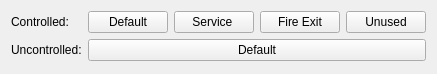
              <widget class="QWidget" name="page">
               <property name="geometry">
                <rect>
                 <x>0</x>
                 <y>0</y>
                 <width>408</width>
                 <height>74</height>
                </rect>
               </property>
               <attribute name="label">
                <string>Ground Floor</string>
               </attribute>
               <layout class="QFormLayout" name="formLayout">
                <property name="fieldGrowthPolicy">
                 <enum>QFormLayout::AllNonFixedFieldsGrow</enum>
                </property>
                <item row="0" column="0">
                 <widget class="QLabel" name="label_11">
                  <property name="text">
                   <string>Controlled:</string>
                  </property>
                 </widget>
                </item>
                <item row="0" column="1">
                 <layout class="QHBoxLayout" name="horizontalLayout_3">
                  <item>
                   <widget class="QPushButton" name="pushButton_E2">
                    <property name="text">
                     <string>Default</string>
                    </property>
                   </widget>
                  </item>
                  <item>
                   <widget class="QPushButton" name="pushButton_E3_2">
                    <property name="text">
                     <string>Service </string>
                    </property>
                   </widget>
                  </item>
                  <item>
                   <widget class="QPushButton" name="pushButton_E4_2">
                    <property name="text">
                     <string>Fire Exit</string>
                    </property>
                   </widget>
                  </item>
                  <item>
                   <widget class="QPushButton" name="pushButton_E5">
                    <property name="sizePolicy">
                     <sizepolicy hsizetype="Minimum" vsizetype="Fixed">
                      <horstretch>0</horstretch>
                      <verstretch>0</verstretch>
                     </sizepolicy>
                    </property>
                    <property name="text">
                     <string>Unused</string>
                    </property>
                   </widget>
                  </item>
                 </layout>
                </item>
                <item row="1" column="1">
                 <layout class="QHBoxLayout" name="horizontalLayout_5">
                  <item>
                   <widget class="QPushButton" name="pushButton_E6">
                    <property name="sizePolicy">
                     <sizepolicy hsizetype="Preferred" vsizetype="Fixed">
                      <horstretch>0</horstretch>
                      <verstretch>0</verstretch>
                     </sizepolicy>
                    </property>
                    <property name="text">
                     <string>Default</string>
                    </property>
                   </widget>
                  </item>
                 </layout>
                </item>
                <item row="1" column="0">
                 <widget class="QLabel" name="label_13">
                  <property name="text">
                   <string>Uncontrolled:</string>
                  </property>
                 </widget>
                </item>
               </layout>
              </widget>
